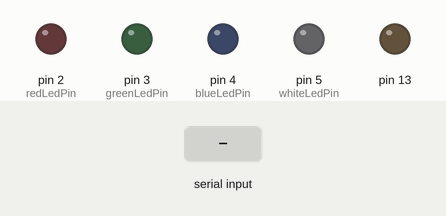
A sketch run on a simulated Arduino Uno, built with avr-gcc and run on an emulated ATmega328P. Shown: output pins drawn as LEDs (lit = HIGH). The test bench sets the inputs (shaded band).

Above: at 1.2 s.
1.3 s: "0" received over the second serial link
At 2.5 s:
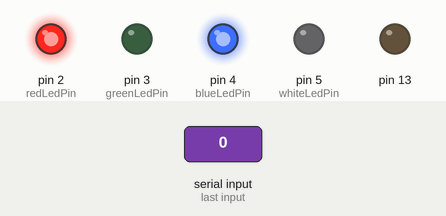
2.8 s: "2" received over the second serial link
At 3.6 s:
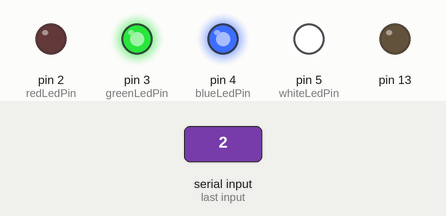
4.3 s: "1" received over the second serial link
At 4.8 s:
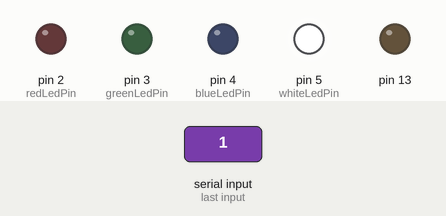
5.8 s: "3" received over the second serial link
At 7.1 s:
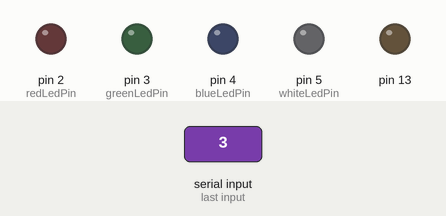
Timing chart, 0 to 8.3 s (numbered marks = the images above; inputs shaded):
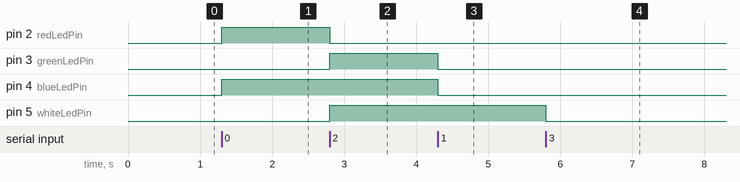

Measured:
- after the input at 1.3 s, pin 2 (redLedPin), pin 4 (blueLedPin): LOW → HIGH at once
- after the input at 2.8 s, pin 2 (redLedPin): HIGH → LOW at once; pin 3 (greenLedPin), pin 5 (whiteLedPin): LOW → HIGH at once
- after the input at 4.3 s, pin 3 (greenLedPin), pin 4 (blueLedPin): HIGH → LOW at once
- after the input at 5.8 s, pin 5 (whiteLedPin): HIGH → LOW at once

The sketch:

bluetoothArduino.ino
```cpp
#include <SoftwareSerial.h>
SoftwareSerial HC05(0, 1); // RX | TX

int potPin = A0;
String tempPotValue;

int redLedPin = 2;
int greenLedPin = 3;
int blueLedPin = 4;
int whiteLedPin = 5;

bool isConnectedToBluetooth = false;
bool isLoggedIn = false;

int tempBatteryValue = 0;

void setup()
{
   HC05.begin(9600);

   pinMode(13, OUTPUT);
   pinMode(redLedPin, OUTPUT);
   pinMode(greenLedPin, OUTPUT);
   pinMode(blueLedPin, OUTPUT);
   pinMode(whiteLedPin, OUTPUT);

   pinMode(potPin, INPUT);
}

void loop()
{
  //Check if the bluetooth module received something
  if(HC05.available())
  {
    //Get the received value
    char flag = HC05.read();

    CheckForBluetoothMessage(flag);
  }
}

void CheckForBluetoothMessage(char flag)
{
  // Never use SendMessageToApplication method with delay,
  // otherwise the buffer gets filled really fast
  switch(flag)
  {
    case '0':
      //Connected To Bluetooth
      isConnectedToBluetooth = true;
      break;
    case '1':
      //Not Connected To Bluetooth
      isConnectedToBluetooth = false;
      break;
    case '2':
      //Log in signal
      isLoggedIn = true;
      digitalWrite(whiteLedPin, HIGH);
      break;
    case '3':
      //Log off signal
      isLoggedIn = false;
      digitalWrite(whiteLedPin, LOW);
      break;
    case '4':
      //Logged In

      String potValueText = String(analogRead(potPin));

      //Check if the value sent before is the same as the current
      if(tempPotValue != potValueText)
      {
        //Send the value
        SendMessageToApplication("2" , potValueText);
      }
      tempPotValue = potValueText;

      if(tempBatteryValue < 1023)
      {
        tempBatteryValue++;
        SendMessageToApplication("3" , String(tempBatteryValue));
      }
      else
      {
        tempBatteryValue = 0;
      }
      break;
  }

  if(isConnectedToBluetooth)
  {
    TurnOnLeds(0, 0, 1);

    if(isLoggedIn)
    {
      TurnOnLeds(0, 1, 1);
    }
    else
    {
      TurnOnLeds(1, 0, 1);
    }
  }
  else
  {
    TurnOnLeds(0, 0, 0);
  }
}

void TurnOnLeds(int redVal, int greenVal, int blueVal)
{
    digitalWrite(redLedPin, redVal);
    digitalWrite(greenLedPin, greenVal);
    digitalWrite(blueLedPin, blueVal);
}

void SendMessageToApplication(String messageId,String messageContent)
{
  //Send message to the phone using separators to parse messages -> "$", ":"
  HC05.print(messageId + "$" + messageContent + ":");
}
```
